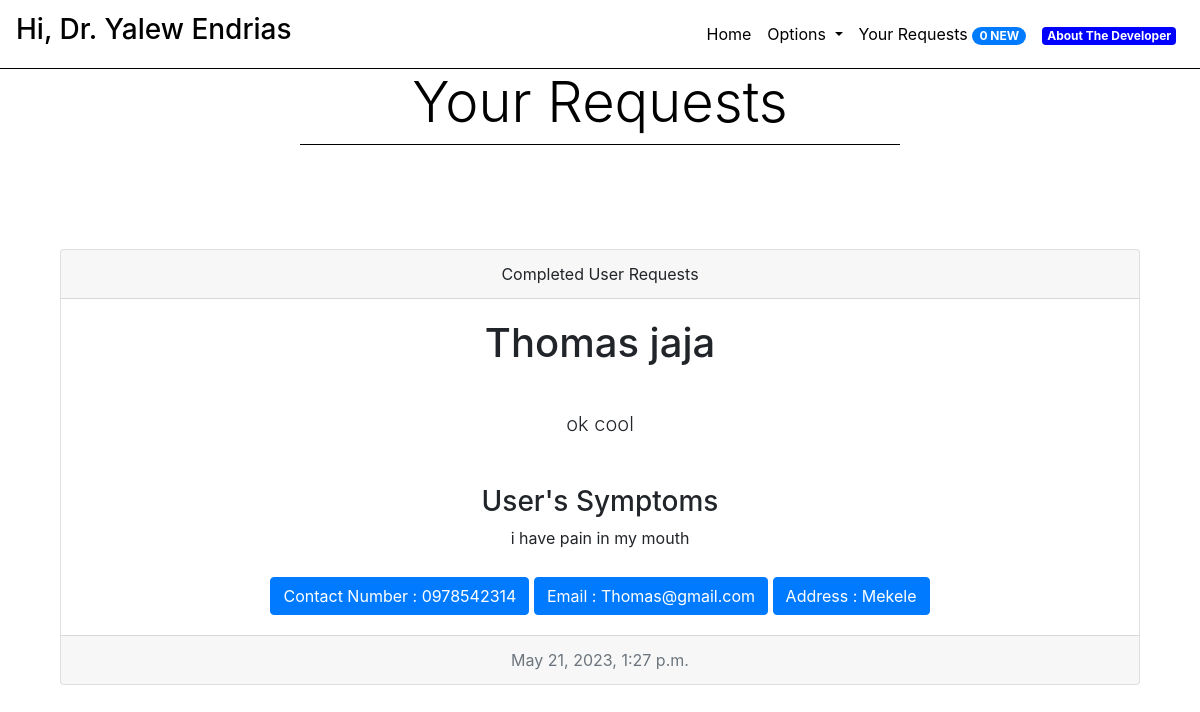
/requests (signed in), run on an earlier commit of the app's database.
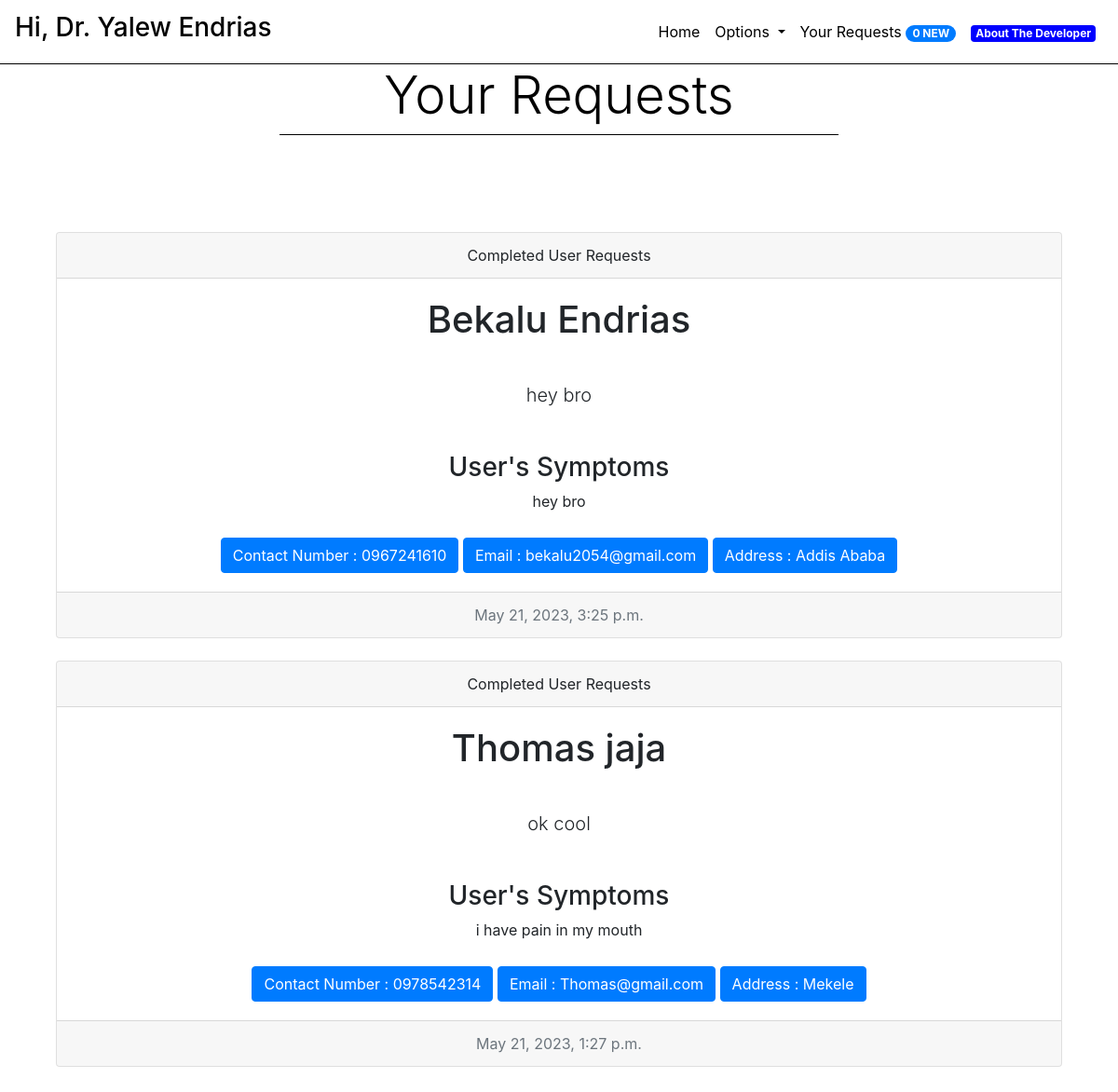
And on a later commit of the database.
### core/models.py (models this page shows, shortened)
class Doctor(models.Model):
    name = models.CharField(max_length = 30)
    address = models.CharField(max_length = 100)
    contactNumber = models.CharField(unique = True, max_length = 10)
    email = models.EmailField(unique = True, max_length = 255)
    specialization = models.CharField(max_length = 100)
    passwordHash = models.CharField(max_length = 64)
    emailHash = models.CharField(max_length = 64)

class Assistance(models.Model):
    assistanceText = models.CharField(max_length = 2000, default = "")
    doctor = models.ForeignKey(Doctor, related_name = "doctorRecords", on_delete = models.CASCADE)
    patient = models.ForeignKey(Patient, related_name = "patientRecords", on_delete = models.CASCADE)
    timestamp = models.DateTimeField(auto_now_add = True)
    isNew = models.BooleanField(default = True)
    isCompleted = models.BooleanField(default = False)
    symptoms = models.CharField(max_length = 2000)

class Patient(models.Model):
    name = models.CharField(max_length = 30)
    address = models.CharField(max_length = 100)
    contactNumber = models.CharField(max_length = 10)
    email = models.EmailField(unique = True, max_length = 255)
    userId = models.CharField(unique = True, max_length = 8)
    passwordHash = models.CharField(max_length = 64)
    emailHash = models.CharField(max_length = 64)

### core/views.py (the view)
# urls.py: path('requests', views.requests, name = "requests"),
def requests(request):
    doctor = Doctor.objects.get(emailHash = request.session['userEmail'])
    records = doctor.doctorRecords.all()
    numberNewPendingAssistances = doctor.doctorRecords.aggregate(newPendingAssistances = Count('pk', filter =( Q(isNew = True) & Q(isCompleted = False) ) ))['newPendingAssistances']
    request.session['numberNewAssistances'] = numberNewPendingAssistances
    context = {
        "message" : "Successfully Logged In.",
        "isAuthenticated" : True,
        "user": records.order_by('-timestamp')
    }
    response = render(request,"core/userDoctorProfilePortal.html", context)
    return responseHeadersModifier(response)

### core/views.py (called while the page is built)
def responseHeadersModifier(response):
    response["Cache-Control"] = "no-cache, no-store, must-revalidate"
    response["Pragma"] = "no-cache"
    response["Expires"] = "0"
    return response

### core/templates/core/userDoctorProfilePortal.html (shortened to what this page needs)
{% extends "core/base.html" %}
{% block bodytag %}
{% load static %}
<body style="background-size: auto auto;">
    {% endblock %}
    {% block body %}
    <h1 style="text-align:center;color:black" class="display-4">
        Your Requests
    </h1>
    <li class="dropdown-divider" style="margin-left:25%;margin-right:25%;border-color:black"></li>
    <br>
    <br>
    <br>
    <br>
    {% for Assistance in user %}
    {% if not Assistance.isCompleted %}
    <form action="{% url 'onlinehelp' %}" method="post">
        {% csrf_token %}
        <div class="card text-center" style="margin-left:5%;margin-right:5%;">
            <div class="card-header">Help Request</div>
            <div class="card-body">
                <h1 class="card-title">
                    {{ Assistance.patient.name }}
                </h1>
                <div class="card-text lead">
                    <br>
                    <div class="form-group">
                        <label for="exampleFormControlTextarea1">Please type the Response.</label>
                        <textarea name="Assistance" style="text-align:center" class="form-control"
                            id="exampleFormControlTextarea1" rows="3" placeholder="Your Response"></textarea>
                        <input type="hidden" name="AssistanceID" value="{{ Assistance.id }}">
                    </div>
                    <br>
                    <br>
                    <span>
                        <h3>User's Symptoms</h3>
                    </span>
                    {{ Assistance.symptoms }}
                </div>
                <li class="dropdown-divider" style="margin-left:25%;margin-right:25%"></li>
                <div class="form-group form-check">
                    <input type="checkbox" class="form-check-input" id="exampleCheck1">
                    <label class="form-check-label" for="exampleCheck1"><span
                            class="badge badge-success">CONFIRM</span></label>
                </div>
                <button type="submit" class="btn btn-warning" style="margin-left:10%;margin-right:10%"">Submit</button><br>
                        <li class=" dropdown-divider" style="margin-left:25%;margin-right:25%"></li>
                    <a href="#" class="btn btn-primary" style="margin-top:1%">Contact Number : {{ Assistance.patient.contactNumber }}</a>
                    <a href="#" class="btn btn-primary" style="margin-top:1%">Email : {{ Assistance.patient.email }}</a>
                    <a href="#" class="btn btn-primary" style="margin-top:1%">Address : {{ Assistance.patient.address }}</a>
            </div>
            <div class="card-footer text-muted">
                {{ Assistance.timestamp }}
            </div>
        </div>
    </form>
    <br>
    {% else %}
    <div class="card text-center" style="margin-left:5%;margin-right:5%;">
        <div class="card-header">
            Completed User Requests
        </div>
        <div class="card-body">
            <h1 class="card-title"> {{ Assistance.patient.name }} </h1>
            <p class="card-text lead" style=""><br>{{ Assistance.assistanceText }}<br><br> <span>
                    <h3>User's Symptoms</h3>
                </span> {{ Assistance.symptoms }}</p>
            <a href="#" class="btn btn-primary" style="margin-top:1%">Contact Number : {{ Assistance.patient.contactNumber }}</a>
            <a href="#" class="btn btn-primary" style="margin-top:1%">Email : {{ Assistance.patient.email }}</a>
            <a href="#" class="btn btn-primary" style="margin-top:1%">Address : {{ Assistance.patient.address }}</a>
        </div>
        <div class="card-footer text-muted">
            {{ Assistance.timestamp }}
        </div>
    </div>
    <br>
    {% endif %}
    {% empty %}
    <h1 style="text-align:center;color:white">
        You have no Requests right now.
    </h1>
    {% endfor %}
    <br>
    <br>
    {% endblock %}

### core/templates/core/base.html (shortened to what this page needs)
{% load static %}
<!doctype html>
<html lang="en">
<head>
    <link rel="stylesheet" href="https://stackpath.bootstrapcdn.com/bootstrap/4.2.1/css/bootstrap.min.css"
>
</head>
{% block bodytag %}
{% endblock %}
<nav class="navbar navbar-expand-lg navbar-light bg-transparent">
    {% if request.session.isLoggedIn %}
    <a class="navbar-brand" href="/">
        <h3 style="color:black;text-align:center">Hi,{% if request.session.isDoctor %} Dr.{% endif %} {{ request.session.Name }}</h3>
    </a>
    {% else %}
    <a class="navbar-brand" href="/">
        <h2 style="color:black;text-align:center">Enen</h2>
    </a>
    {% endif %}
    <div class="collapse navbar-collapse" id="navbarSupportedContent">
        <ul class="navbar-nav ml-auto">
            <li class="nav-item active">
                <a class="nav-link" href="{% url 'index' %}" style="color:black">Home </a>
            </li>
            <li class="nav-item dropdown">
                <a class="nav-link dropdown-toggle" style="color:black" href="#" id="navbarDropdown" role="button"
                    data-toggle="dropdown" aria-haspopup="true" aria-expanded="false">
                    Options
                </a>
            </li>
            {% if request.session.isLoggedIn %}
            <li class="nav-item">
                <a class="nav-link" href="{% url 'login' %}" style="color:black">Your Requests <span
                        class="badge badge-primary badge-pill">{{ request.session.numberNewAssistances }}
                        NEW</span></a>
            </li>
            {% else %}
            <li class="nav-item">
                <a class="nav-link" href="{% url 'login' %}" style="color:black">Login</a>
            </li>
            {% endif %}
            <li class="nav-item">
                <a class="nav-link" href="{% url 'about' %}" style="color:black"><span style="background-color: blue" class="badge badge-secondary">About The Developer</span></a>
            </li>
        </ul>
    </div>
</nav>
<li class="dropdown-divider" style="margin-top:0px;margin-bottom:0px;border-color:black"></li>
{% block body %}
{% endblock %}
</body>
</html>

What changed in the data, as far as the page shows it:
added Assistance: patient.name "Bekalu Endrias", assistanceText "hey bro", symptoms "hey bro", patient.contactNumber "0967241610", patient.email "bekalu2054@gmail.com", patient.address "Addis Ababa", timestamp "May 21, 2023, 3:25 p.m."
